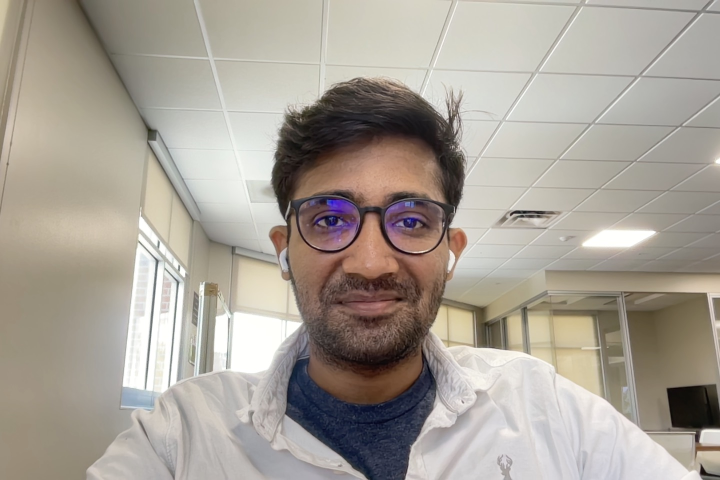
#> input picture Family/known/Abhi.jpg, 1440 x 960 px, given in place of the camera (shown at 1/2 size)
$ python 08ObjectTracking_by_color.py
#> lines starting #> are read from the running program, lines starting #| are printed output that depends on the picture; after the words box and inside, x2 and y2 are one past the last pixel; in counts of white or black regions, pixels touching at a corner belong together
# Import required package
import cv2
import numpy as np

# Initialize global variables for trackbar positions
huelow, huehigh = 26, 83
satlow, sathigh = 28, 130
vallow, valhigh = 82, 177

# Define a callback function for trackbar events
def onTrack1(val):
    global huelow
    huelow = val
    print('huelow', huelow)

def onTrack2(val):
    global huehigh
    huehigh = val
    print('huehigh', huehigh)

def onTrack3(val):
    global satlow
    satlow = val
    print('satlow', satlow)

def onTrack4(val):
    global sathigh
    sathigh = val
    print('sathigh', sathigh)

def onTrack5(val):
    global vallow
    vallow = val
    print('vallow', vallow)

def onTrack6(val):
    global valhigh
    valhigh = val
    print('valhigh', valhigh)

# Open the webcam
cam = cv2.VideoCapture(0)

# Check if the webcam is opened correctly
if not cam.isOpened():
    raise IOError("Cannot open webcam")

# Standard size for webcam 1280*960
width, height = 640, 480

# Set webcam properties
cam.set(cv2.CAP_PROP_FRAME_WIDTH, width)
cam.set(cv2.CAP_PROP_FRAME_HEIGHT, height)
cam.set(cv2.CAP_PROP_FPS, 30)   # FPS is typically 30 max
cam.set(cv2.CAP_PROP_FOURCC, cv2.VideoWriter_fourcc(*'MJPG'))   # this might not work for all webcams

# For track bar movement
cv2.namedWindow('MyTrackbar')
cv2.imshow('MyTrackbar', np.zeros((1, 1)))  # Display an extremely small image otherwise not moving
cv2.moveWindow('MyTrackbar', 2*(width+5), 0)

cv2.createTrackbar('Hue Low', 'MyTrackbar', 26, 179, onTrack1)
cv2.createTrackbar('Hue High', 'MyTrackbar', 83, 179, onTrack2)
cv2.createTrackbar('Sat Low', 'MyTrackbar', 28, 255, onTrack3)
cv2.createTrackbar('Sat High', 'MyTrackbar', 130, 255, onTrack4)
cv2.createTrackbar('Val Low', 'MyTrackbar', 82, 255, onTrack5)
cv2.createTrackbar('Val High', 'MyTrackbar', 177, 255, onTrack6)

# Main loop
while True:
    # Read a frame
    ret, frame = cam.read()
#> frame is the input picture: shape (960, 1440, 3); mean B, G, R 150.6, 160.2, 167.4

    # If a frame is not read correctly, then we break the loop
    if not ret:
        break

    # Convert to HSV frame
    HSV_frame = cv2.cvtColor(frame, cv2.COLOR_BGR2HSV)
#> HSV_frame: shape (960, 1440, 3); mean H, S, V 33.8, 36, 168.6

    # bounds and mask to find color of objects
    lowwerbound=np.array([huelow,satlow,vallow])
    upperbound=np.array([huehigh,sathigh,valhigh])

    myMask=cv2.inRange(HSV_frame,lowwerbound,upperbound)
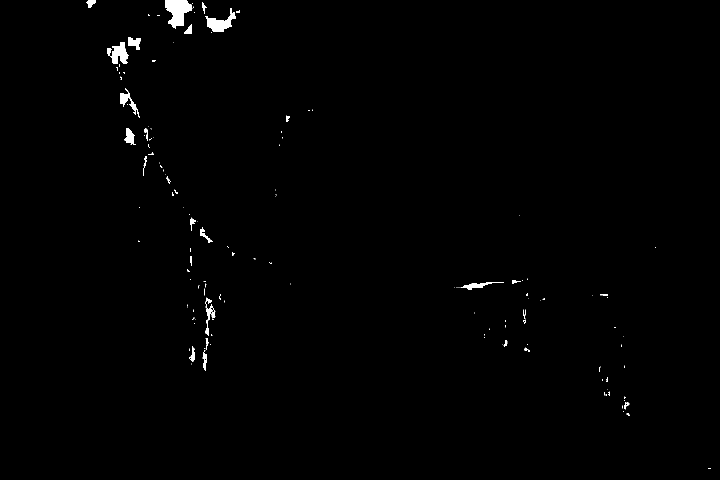
#> myMask: shape (960, 1440) (shown at 1/2 size); 0.7% white; 151 white regions (110 under 20 px), largest, box (x1, y1, x2, y2) and area: (330, 0, 385, 58) 1962, (410, 16, 472, 64) 1253, (214, 84, 258, 128) 1127
    myMask_small=cv2.resize(myMask,(320,240))
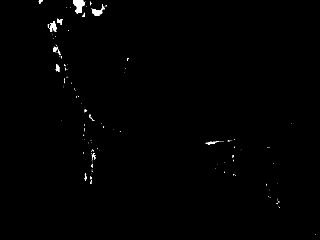
#> myMask_small: shape (240, 320); min 0, max 255, mean 1.8

    # myMask is a single channel image, convert it to 3-channel image for bitwise_and operation
    #myMask_color = cv2.cvtColor(myMask, cv2.COLOR_GRAY2BGR)
    #myObject = cv2.bitwise_and(frame, myMask_color)

    myObject = cv2.bitwise_and(frame, frame, mask= myMask)
    myObject_small=cv2.resize(myObject,(320,240))

    #display the mask which would be black and white
    cv2.imshow('myMask',myMask_small)
    cv2.moveWindow('myMask',width,0)

    # display object of interest
    cv2.imshow('Object found',myObject_small)
    cv2.moveWindow('Object found',width,210)

    # Display the frame
    cv2.imshow('frame01', frame)
    cv2.moveWindow('frame01',0,0)

    # If 'q' is pressed on the keyboard, then quit the program
    if cv2.waitKey(1) & 0xFF == ord('q'):
#> (key q is pressed here)
        break

# Release the webcam and destroy all windows
cam.release()
cv2.destroyAllWindows()
